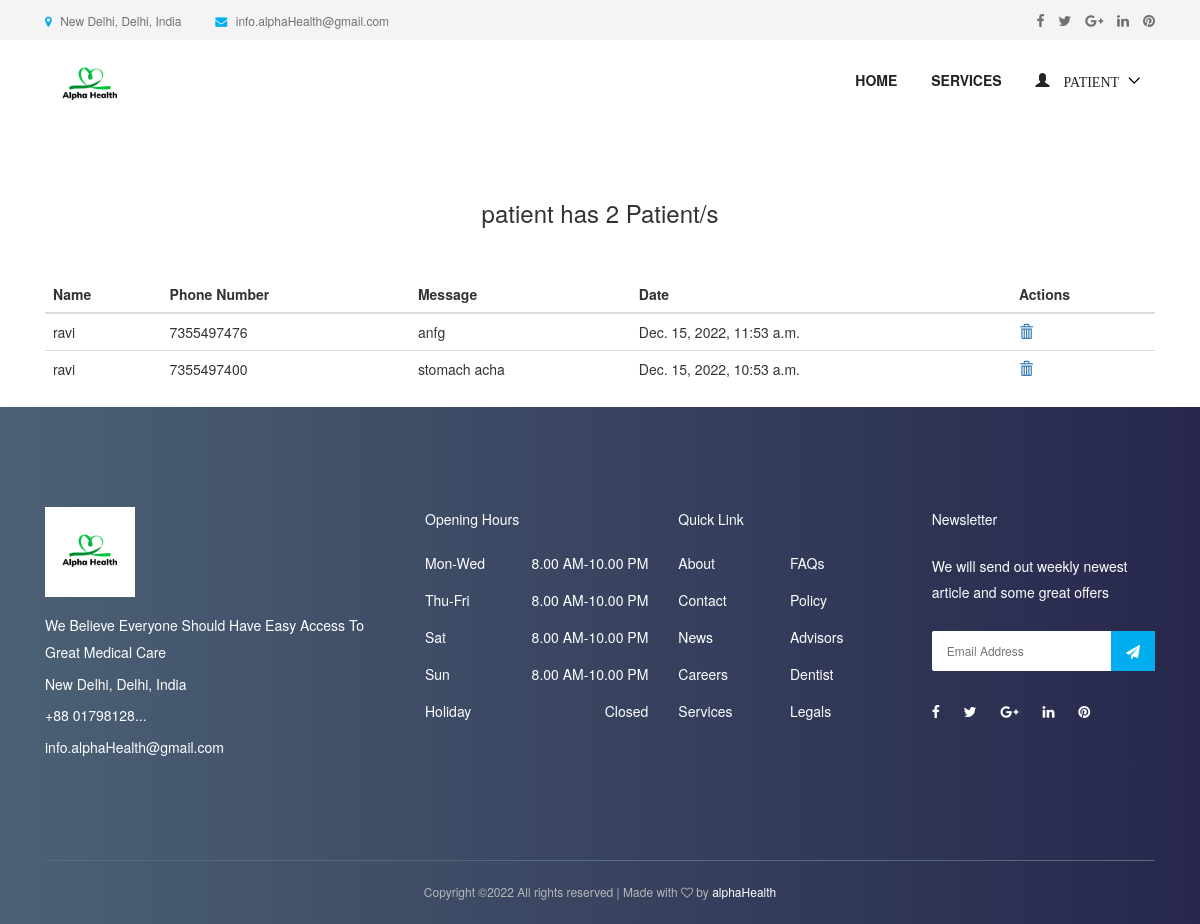
/patient/ (signed in), run on the app's committed database.
### accounts/models.py (models this page shows, shortened)
class User(AbstractUser):
    username = None
    role = models.CharField(max_length=12, error_messages={
        'required': "Role must be provided"
    })
    gender = models.CharField(max_length=10, blank=True, null=True, default="")
    email = models.EmailField(unique=True, blank=False,
                              error_messages={
                                  'unique': "A user with that email already exists.",
                              })
    phone_number = models.CharField(unique=True, blank=True, null=True, max_length=20,
                                    error_messages={
                                        'unique': "A user with that phone number already exists."
                                    })
    USERNAME_FIELD = "email"
    REQUIRED_FIELDS = []
    objects = UserManager()

### appointment/models.py (models this page shows, shortened)
class TakeAppointment(models.Model):
    user = models.ForeignKey(User, on_delete=models.CASCADE)
    appointment = models.ForeignKey(Appointment, on_delete=models.CASCADE)
    full_name = models.CharField(max_length=100)
    message = models.TextField()
    phone_number = models.CharField(max_length=120)
    date = models.DateTimeField(default=timezone.now)

### appointment/views.py (the view)
# urls.py: path('patient/', PatientBookedAppointmentView.as_view(), name='booked-list'),
class PatientBookedAppointmentView(ListView):
    model = TakeAppointment
    context_object_name = 'patients'
    template_name = "appointment/patient_list.html"
    def get_queryset(self):
        return self.model.objects.filter(user_id=self.request.user.id).order_by('-id')

### templates/appointment/patient_list.html (shortened to what this page needs)
{% extends 'base.html' %}
{% load static %}
{% block content %}
    <section class="dentist-area section-padding-50-0">
        <div class="container" style="align-items: center; justify-content: center;display: flex;">
            <div class="col-12 col-sm-6 col-md-4">
                <h3 style="align-items: center;justify-content: center;display: flex"> {{ request.user.first_name }} has {{ patients.count }}
                    Patient/s</h3>
            </div>
        </div>
    </section>
    <section class="dentist-area section-padding-30-0">
        <div class="container">
            <table class="table">
                <thead>
                <tr>
                    <th scope="col">Name</th>
                    <th scope="col">Phone Number</th>
                    <th scope="col">Message</th>
                    <th scope="col">Date</th>
                    <th scope="col">Actions</th>
                </tr>
                </thead>
                <tbody>
                {% for patient in patients %}
                    <tr>
                        <td>{{ patient.full_name }}</td>
                        <td> {{ patient.phone_number }}</td>
                        <td> {{ patient.message }}</td>
                        <td> {{ patient.date }}</td>
                        <td>
                            <a href="{% url 'appointment:delete-patient' patient.id %}">
                                <span class="glyphicon glyphicon-trash"></span>
                            </a>
                        </td>
                    </tr>
                {% endfor %}
                </tbody>
            </table>
        </div>
    </section>
{% endblock %}

### templates/nav.html (shortened to what this page needs)
{% load static %}
<header class="header-area">
    <div class="top-header-area">
        <div class="container h-100">
            <div class="row h-100 align-items-center">
                <div class="col-6 col-md-9 col-lg-8">
                    <div class="top-header-content">
                        <a href="#" data-toggle="tooltip" data-placement="bottom" title="New Delhi, Delhi, India"><i
                                class="fa fa-map-marker"></i> <span>New Delhi, Delhi, India</span></a>
                        <a href="#" data-toggle="tooltip" data-placement="bottom" title="info.alphaHealth@gmail.com"><i
                                class="fa fa-envelope"></i> <span>info.alphaHealth@gmail.com</span></a>
                    </div>
                </div>
                <div class="col-6 col-md-3 col-lg-4">
                    <div class="top-header-social-info text-right">
                        <a href="#" data-toggle="tooltip" data-placement="bottom" title="Facebook"><i
                                class="fa fa-facebook"></i></a>
                        <a href="#" data-toggle="tooltip" data-placement="bottom" title="Twitter"><i
                                class="fa fa-twitter"></i></a>
                        <a href="#" data-toggle="tooltip" data-placement="bottom" title="Google Plus"><i
                                class="fa fa-google-plus"></i></a>
                        <a href="#" data-toggle="tooltip" data-placement="bottom" title="Linkedin"><i
                                class="fa fa-linkedin"></i></a>
                        <a href="#" data-toggle="tooltip" data-placement="bottom" title="Pinterest"><i
                                class="fa fa-pinterest"></i></a>
                    </div>
                </div>
            </div>
        </div>
    </div>
    <div class="main-header-area">
        <div class="classy-nav-container breakpoint-off">
            <div class="container">
                <nav class="classy-navbar justify-content-between" id="dentoNav">
                    <a class="nav-brand" href="{% url 'appointment:home' %}"><img class="bgig" width="90" height="60" src="{% static 'img/logo3.png' %}" alt="">
                    </a>
                    <div class="classy-menu">
                        <div class="classynav">
                            <ul id="nav">
                                <li><a href="{% url 'appointment:home' %}">Home</a></li>
                                <li><a href="{% url 'appointment:service' %}">Services</a></li>
                                {% if request.user.is_authenticated and request.user.role == 'doctor' %}
                                    <li>
                                        <a href="">
                                            <span class="glyphicon glyphicon-user">
                                                    {{ request.user.first_name }}
                                            </span>
                                        </a>
                                        <ul class="dropdown">
                                            <li><a href="{% url 'accounts:doctor-profile-update'  %}"> EDIT PROFILE</a></li>
                                            <li><a href="{% url 'appointment:patient-list' %}"> PATIENTS</a></li>
                                            <li><a href="{% url 'appointment:doctor-appointment' %}">  APPOINTMENTS</a></li>
                                            <li><a href="{% url 'appointment:doctor-appointment-create' %}"> CREATE APPOINTMENT</a></li>
                                            <li><a href="{% url 'accounts:logout' %}"> LOGOUT</a></li>
                                        </ul>
                                    </li>
                             {% elif request.user.is_authenticated and request.user.role == 'patient' %}
                                    <li>
                                        <a href="">
                                            <span class="glyphicon glyphicon-user">
                                                    {{ request.user.first_name }}
                                            </span>
                                        </a>
                                    </li>
                                {% endif %}
                            </ul>
                        </div>
                    </div>
                </nav>
            </div>
        </div>
    </div>
</header>

### static/style.css (style rules this page uses)
* { margin: 0; padding: 0; }
body { font-family: "Montserrat", sans-serif; font-weight: 400; font-size: 14px; }
h1, h2, h3, h4, h5, h6 { font-family: "Montserrat", sans-serif; color: #333333; line-height: 1.4; font-weight: 600; }
a, a:active, a:focus, a:hover { color: #333333; text-decoration: none; -webkit-transition-duration: 500ms; -o-transition-duration: 500ms; transition-duration: 500ms; outline: none; }
li { list-style: none; }
img { max-width: 100%; height: auto; }
ul { margin: 0; padding: 0; }
ul li { margin: 0; padding: 0; }
.section-padding-50-0 { padding-top: 50px; padding-bottom: 0; }
.header-area { position: relative; z-index: 599; width: 100%; -webkit-transition-duration: 500ms; -o-transition-duration: 500ms; transition-duration: 500ms; }
.top-header-area { position: relative; z-index: 1; height: 40px; background-color: #f4f4f4; }
.top-header-area .top-header-content a { display: inline-block; font-size: 12px; color: #707070; }
.top-header-area .top-header-content a i { color: #00aeef; margin-right: 5px; }
.top-header-area .top-header-content a:last-child { margin-left: 30px; }
.top-header-area .top-header-social-info a { color: #707070; display: inline-block; font-size: 14px; margin-left: 10px; }
.classy-nav-container { background-color: transparent; }
.classy-nav-container .classy-navbar { height: 90px; padding: 0; }
.classy-nav-container .classy-navbar .classynav ul li a { padding: 0 15px; font-weight: 600; font-size: 14px; text-transform: uppercase; }

### static/css/default-assets/classy-nav.css (style rules this page uses)
body { font-family: "Roboto", sans-serif; }
ul { margin: 0; }
ul li { list-style: none; }
img { height: auto; max-width: 100%; }
.classy-nav-container { position: relative; z-index: 100; background-color: #ffffff; }
.classy-nav-container * { box-sizing: border-box; }
.classy-nav-container a { -webkit-transition-duration: 500ms; transition-duration: 500ms; text-decoration: none; outline: none; font-size: 14px; font-weight: 400; color: #232323; display: inline-block; }
.justify-content-between { -webkit-box-pack: justify; -ms-flex-pack: justify; justify-content: space-between; }
.classy-navbar { width: 100%; height: 70px; padding: 0.5em 2em; display: -webkit-box; display: -ms-flexbox; display: flex; -webkit-box-align: center; -ms-flex-align: center; -ms-grid-row-align: center; align-items: center; }
.classy-navbar .nav-brand { font-size: 26px; font-weight: 500; color: #565656; display: inline-block; margin-right: 30px; }
.classynav ul li { display: inline-block; clear: both; position: inherit; z-index: 10; }
.classynav ul li.cn-dropdown-item { position: relative; z-index: 10; }
.classynav ul li a { padding: 0 12px; display: block; height: 35px; font-size: 14px; line-height: 34px; }
.classynav ul li.megamenu-item>a:after, .classynav ul li.has-down>a:after { font-family: 'classyfonts'; content: "\e900"; font-size: 12px; color: #000000; padding-left: 5px; -webkit-transition-duration: 500ms; transition-duration: 500ms; }
.breakpoint-off .classynav { display: -webkit-box; display: -ms-flexbox; display: flex; -webkit-box-align: center; -ms-flex-align: center; -ms-grid-row-align: center; align-items: center; }

### data on the page
User: user.first_name "PATIENT", user.first_name "patient"
TakeAppointment: full_name "ravi", phone_number "7355497476", message "anfg", date "Dec. 15, 2022, 11:53 a.m."
TakeAppointment: full_name "ravi", phone_number "7355497400", message "stomach acha", date "Dec. 15, 2022, 10:53 a.m."

### other printed values
{{ patients.count }} "2"
